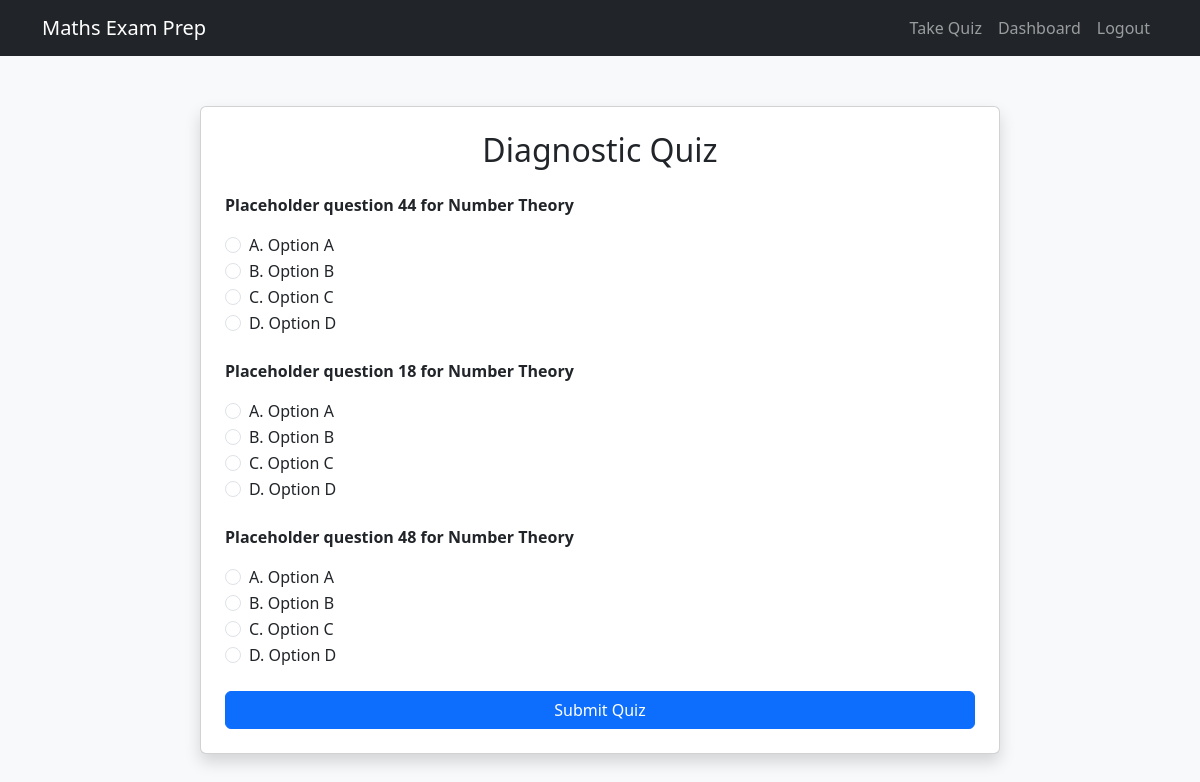
Page /quiz (signed in) on the committed database.
### app/models.py (models this page shows, shortened)
class Question(db.Model):
    id = db.Column(db.Integer, primary_key=True)
    topic = db.Column(db.String(100), nullable=False)
    difficulty = db.Column(db.Integer, nullable=False)
    question_text = db.Column(db.Text, nullable=False)
    option_a = db.Column(db.String(100), nullable=False)
    option_b = db.Column(db.String(100), nullable=False)
    option_c = db.Column(db.String(100), nullable=False)
    option_d = db.Column(db.String(100), nullable=False)
    correct_option = db.Column(db.String(1), nullable=False)
    explanation = db.Column(db.Text, nullable=True)  # Add this

### app/routes.py (the view, shortened to what this page needs)
@app.route('/quiz', methods=['GET', 'POST'])
@login_required
def quiz():
    responses = UserResponse.query.filter_by(user_id=current_user.id).all()
    topic_stats = {}
    for r in responses:
        topic = r.question.topic
        if topic not in topic_stats:
            topic_stats[topic] = {'correct': 0, 'total': 0}
        topic_stats[topic]['total'] += 1
        if r.is_correct:
            topic_stats[topic]['correct'] += 1
    all_questions = Question.query.all()
    if len(all_questions) < 3:
        flash('Not enough questions available. Please add more questions.', 'warning')
        return redirect(url_for('home'))
    if topic_stats:
        weakest_topic = min(topic_stats, key=lambda t: topic_stats[t]['correct'] / max(1, topic_stats[t]['total']))
        candidates = [q for q in all_questions if q.topic == weakest_topic]
        if len(candidates) >= 3:
            selected_questions = random.sample(candidates, 3)
        else:
            remaining = [q for q in all_questions if q not in candidates]
            selected_questions = candidates + random.sample(remaining, 3 - len(candidates))
    else:
        selected_questions = random.sample(all_questions, 3)
    forms = [QuizForm(prefix=str(q.id)) for q in selected_questions]
    quiz_data = list(zip(selected_questions, forms))
    return render_template('quiz.html', quiz_data=quiz_data)

### app/routes.py
class QuizForm(FlaskForm):
    answer = RadioField('Answer', choices=[('A', 'A'), ('B', 'B'), ('C', 'C'), ('D', 'D')], validators=[DataRequired()])
    submit = SubmitField('Submit')

### app/models.py (called while the page is built)
@login_manager.user_loader
def load_user(user_id):
    return User.query.get(int(user_id))

### app/templates/quiz.html (shortened to what this page needs)
<!DOCTYPE html>
<html lang="en">
<head>
    <link href="https://cdn.jsdelivr.net/npm/bootstrap@5.3.3/dist/css/bootstrap.min.css" rel="stylesheet">
</head>
<body>
    <nav class="navbar navbar-expand-lg navbar-dark bg-dark">
        <div class="container">
            <a class="navbar-brand" href="{{ url_for('home') }}">Maths Exam Prep</a>
            <div class="collapse navbar-collapse" id="navbarNav">
                <ul class="navbar-nav ms-auto">
                    {% if current_user.is_authenticated %}
                        <li class="nav-item">
                            <a class="nav-link" href="{{ url_for('quiz') }}">Take Quiz</a>
                        </li>
                        <li class="nav-item">
                            <a class="nav-link" href="{{ url_for('dashboard') }}">Dashboard</a>
                        </li>
                        <li class="nav-item">
                            <a class="nav-link" href="{{ url_for('logout') }}">Logout</a>
                        </li>
                    {% endif %}
                </ul>
            </div>
        </div>
    </nav>
    <div class="container">
        <div class="card quiz-card p-4 shadow">
            <h2 class="text-center mb-4">Diagnostic Quiz</h2>
            <form method="POST" action="">
                {% for question, form in quiz_data %}
                    <div class="mb-4">
                        <p class="fw-bold">{{ question.question_text }}</p>
                        <div class="form-check">
                            <input class="form-check-input" type="radio" name="{{ form.answer.name }}" value="A" id="q{{ question.id }}_a">
                            <label class="form-check-label" for="q{{ question.id }}_a">A. {{ question.option_a }}</label>
                        </div>
                        <div class="form-check">
                            <input class="form-check-input" type="radio" name="{{ form.answer.name }}" value="B" id="q{{ question.id }}_b">
                            <label class="form-check-label" for="q{{ question.id }}_b">B. {{ question.option_b }}</label>
                        </div>
                        <div class="form-check">
                            <input class="form-check-input" type="radio" name="{{ form.answer.name }}" value="C" id="q{{ question.id }}_c">
                            <label class="form-check-label" for="q{{ question.id }}_c">C. {{ question.option_c }}</label>
                        </div>
                        <div class="form-check">
                            <input class="form-check-input" type="radio" name="{{ form.answer.name }}" value="D" id="q{{ question.id }}_d">
                            <label class="form-check-label" for="q{{ question.id }}_d">D. {{ question.option_d }}</label>
                        </div>
                    </div>
                {% endfor %}
                <div class="d-grid">
                    <input type="submit" value="Submit Quiz" class="btn btn-primary">
                </div>
            </form>
        </div>
    </div>
</body>
</html>

### app/templates/quiz.html (style rules this page uses)
body { background-color: #f8f9fa; }
.quiz-card { max-width: 800px; margin: 50px auto; }

### rows in the picture
Question: question_text "Placeholder question 44 for Number Theory", option_a "Option A", option_b "Option B", option_c "Option C", option_d "Option D"
Question: question_text "Placeholder question 18 for Number Theory", option_a "Option A", option_b "Option B", option_c "Option C", option_d "Option D"
Question: question_text "Placeholder question 48 for Number Theory", option_a "Option A", option_b "Option B", option_c "Option C", option_d "Option D"
